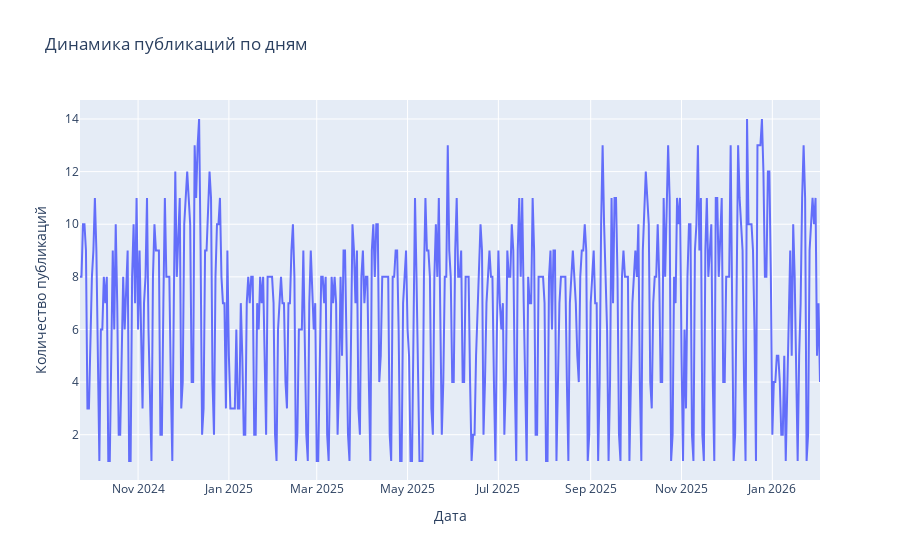

The code cell stored with this chart in its notebook:
### Code cell
# построение графика
fig = px.line(posts_count, x='day', y='count', title='Динамика публикаций по дням').update_layout(
    xaxis_title='Дата', yaxis_title='Количество публикаций')
fig.show()

### Figure 1 — Plotly figure (JSON) as saved in the notebook; plotly's stock layout.template omitted (floating-point values rounded to 4 significant figures; data arrays with more than 128 entries replaced by an {"elided": "..."} marker saying what was removed)
{"data": [{"hovertemplate": "day=%{x}<br>count=%{y}<extra></extra>", "legendgroup": "", "line": {"color": "#636efa", "dash": "solid"}, "marker": {"symbol": "circle"}, "mode": "lines", "name": "", "orientation": "v", "showlegend": false, "type": "scatter", "x": {"elided": "496 str values"}, "xaxis": "x", "y": {"elided": "496 int values"}, "yaxis": "y"}], "layout": {"legend": {"tracegroupgap": 0}, "title": {"text": "Динамика публикаций по дням"}, "xaxis": {"anchor": "y", "domain": [0, 1], "title": {"text": "Дата"}}, "yaxis": {"anchor": "x", "domain": [0, 1], "title": {"text": "Количество публикаций"}}}}
